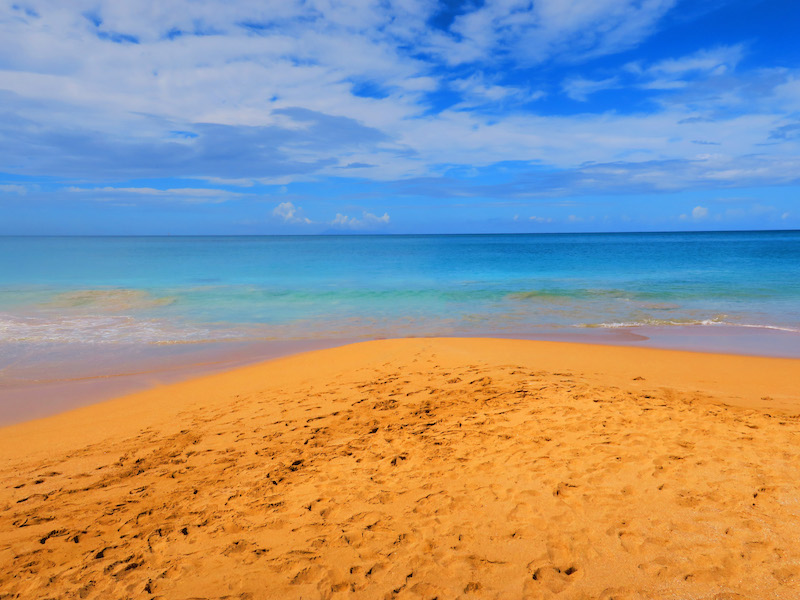
#> input picture beach.jpg, 800 x 600 px
$ python new_img.py
#> lines starting #> are read from the running program, lines starting #| are printed output that depends on the picture
# Author: Rudy Ravelin
# Date: 4/20/2020
# Description: This program will take a user inputted image and create a new image with the same dimensions
#              but with a new color.

# This program will take two images and create a green screen of the first image on the second image.
from PIL import Image


image_beach = Image.open("beach.jpg")
#> image_beach is the input picture: PIL image 800x600 RGB; mean R, G, B 152.6, 148, 143.9
image_cactus = Image.open("cactus.jpg")
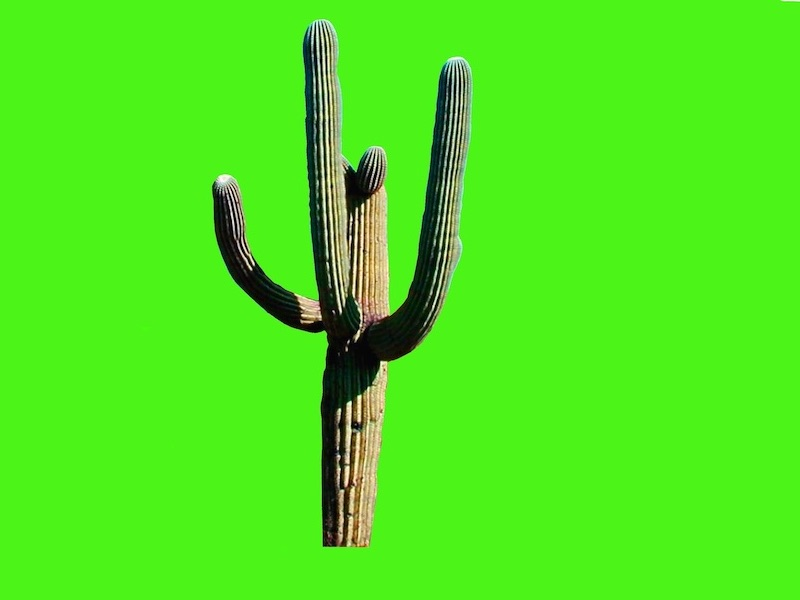
#> input picture cactus.jpg, 800 x 600 px
#> image_cactus is the input picture: PIL image 800x600 RGB; mean R, G, B 77.7, 229.6, 28.9


print(image_beach.format, image_beach.size, image_beach.mode) # With this I print 3 things the format , size and mode
#| JPEG (800, 600) RGB
print(image_cactus.format, image_cactus.size, image_cactus.mode) # With this I print 3 things the format , size and mode
#| JPEG (800, 600) RGB

image_combined = Image.new("RGB", image_beach.size) # This will create a new image with the same size as the first image
#> image_combined: PIL image 800x600 RGB; every value is 0
(width, height) = image_beach.size # This will store the width and height of the first image in the variables width and height
#> width = 800; height = 600
print(f"Width is: {width}, Height is: {height}") # This will print the width and height of the first image
#| Width is: 800, Height is: 600

pixel_beach = image_beach.load() # this will store the pixel of the image in this variable called pixel_beach
pixel_cactus = image_cactus.load() # this will store the pixel of the image in this variable called pixel_cactus


# This is where the magic happens

for x in range(0, width): # This will go through the width of the first image
    for y in range(0, height): # This will go through the height of the first image
        (r, g, b) = pixel_beach[x, y] # This will store the RGB of the first image in the variables r, g and b
        (r2, g2, b2) = pixel_cactus[x, y] # This will store the RGB of the second image in the variables r2, g2 and b2
        if r2 <= 150 and g2 >= 215 and b2 <= 60: # This will check if the red value of the second image is less than 150 and the green value of the second image is greater than 215 and the blue value of the second image is less than 60
            pixel_cactus[x, y] = (r2, g2, b2) # This will set the RGB of the second image to the RGB of the first image
        else: # This will check if the red value of the second image is greater than 150 and the green value of the second image is less than 215 and the blue value of the second image is greater than 60
            pixel_cactus[x, y] = (r2, g2, b2) # This will set the RGB of the second image to the RGB of the first image
            r = r2 # This will set the red value of the first image to the red value of the second image
            g = g2 # This will set the green value of the first image to the green value of the second image
            b = b2 # This will set the blue value of the first image to the blue value of the second image
        image_combined.putpixel((x, y), (r, g, b)) # This will set the RGB of the first image to the new RGB values
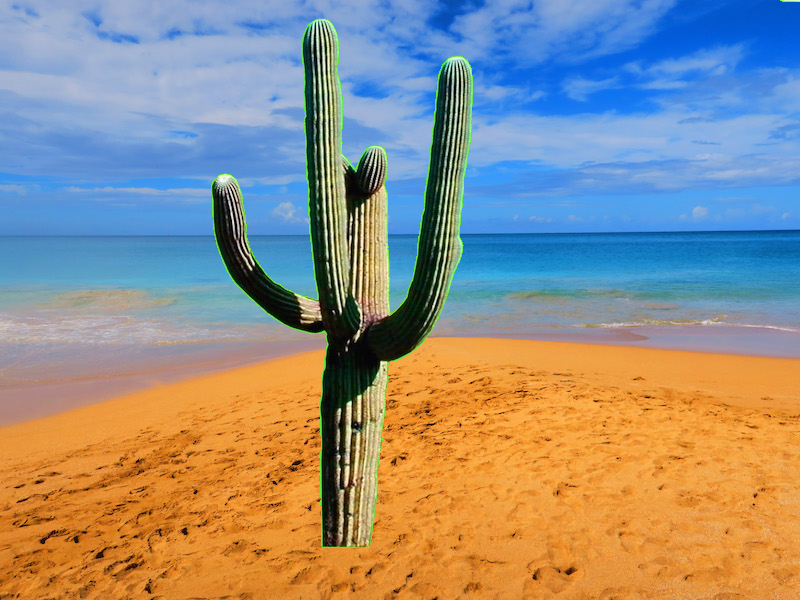
#> image_combined: PIL image 800x600 RGB; mean R, G, B 148.2, 142.9, 133.9


image_beach.show() # This will show the first image
image_cactus.show() # This will show the second image
image_combined.save("combine_image.jpg") # This will save the new image
image_combined.show() # This will show the new image
